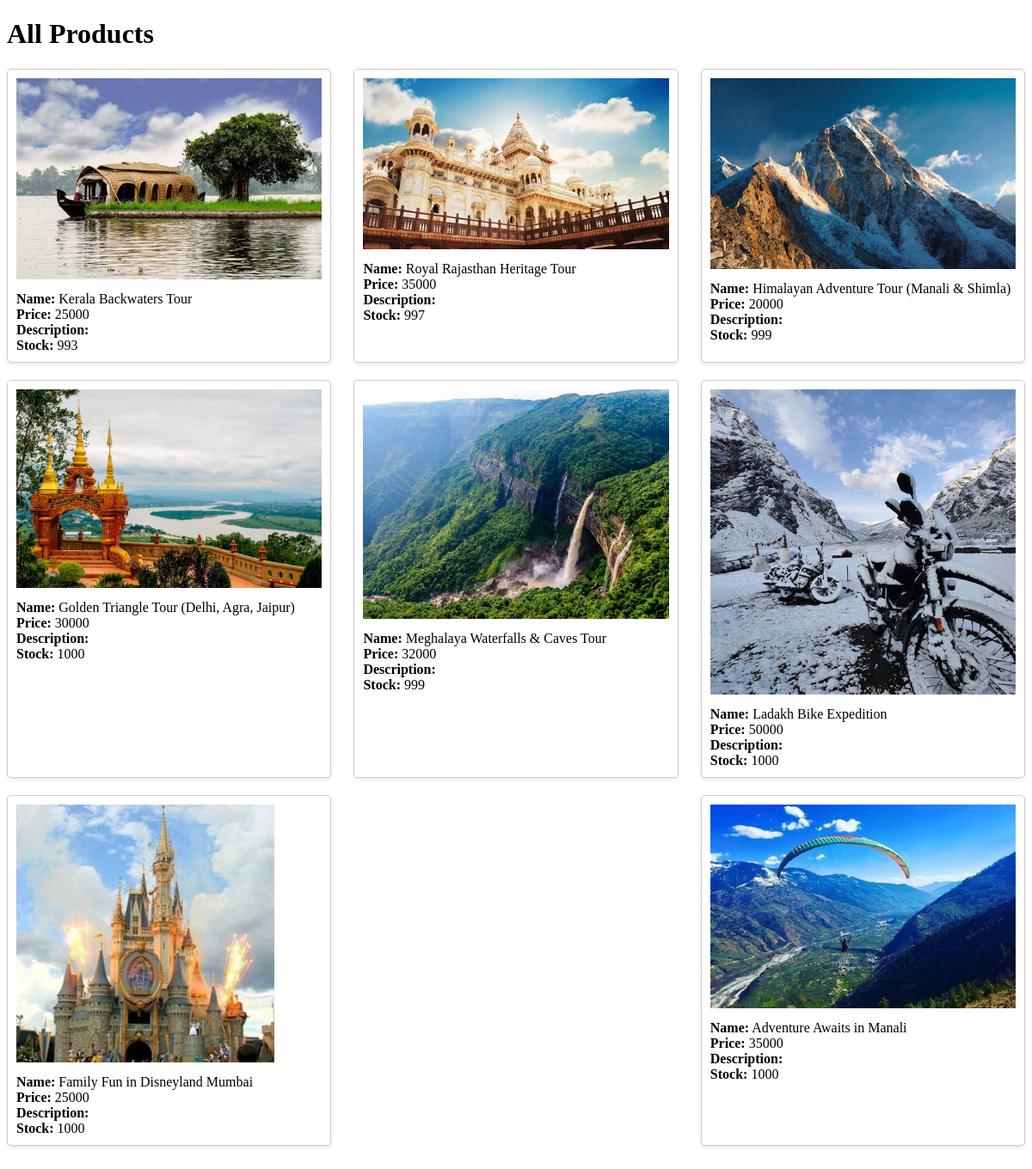
Page /view-products/ on the committed database.
### grocery/models.py (models this page shows, shortened)
class Product(models.Model):
    category = models.ForeignKey(Category, on_delete=models.CASCADE, related_name='products', null=True)
    image = models.FileField(null=True)
    name = models.CharField(max_length=100)
    price = models.IntegerField(null=True)
    desc = models.TextField(null=True)
    stock = models.IntegerField(default=0)

### grocery/views.py (the view)
# urls.py: path('view-products/', view_products, name='view_products'),
def view_products(request):
    products = Product.objects.all()
    return render(request, 'products.html', {'products': products})

### grocery/templates/products.html (shortened to what this page needs)
<!DOCTYPE html>
<html lang="en">
<head>
</head>
<body>
    <h1>All Products</h1>
    <ul class="product-container">
        {% for product in products %}
        <li class="product-item">
            <img src="{{ product.image.url }}" alt="{{ product.name }}">
            <div class="product-details">
                <strong>Name:</strong> {{ product.name }}<br>
                <strong>Price:</strong> {{ product.price }}<br>
                <strong>Description:</strong> {{ product.description }}<br>
                <strong>Stock:</strong> {{ product.stock }}<br>
            </div>
        </li>
        {% endfor %}
    </ul>
</body>
</html>

### grocery/templates/products.html (style rules this page uses)
.product-container { display: flex; flex-wrap: wrap; justify-content: space-between; list-style: none; padding: 0; margin: 0; }
.product-item { flex-basis: 30%; margin-bottom: 20px; padding: 10px; border: 1px solid #ccc; border-radius: 5px; box-shadow: 0 2px 4px rgba(0, 0, 0, 0.1); }
.product-item img { max-width: 100%; height: auto; }
.product-details { margin-top: 10px; }

### rows in the picture
Product: image (picture), name "Kerala Backwaters Tour", price "25000", stock "993"
Product: image (picture), name "Royal Rajasthan Heritage Tour", price "35000", stock "997"
Product: image (picture), name "Himalayan Adventure Tour (Manali & Shimla)", price "20000", stock "999"
Product: image (picture), name "Golden Triangle Tour (Delhi, Agra, Jaipur)", price "30000", stock "1000"
Product: image (picture), name "Meghalaya Waterfalls & Caves Tour", price "32000", stock "999"
Product: image (picture), name "Ladakh Bike Expedition", price "50000", stock "1000"
Product: image (picture), name "Family Fun in Disneyland Mumbai", price "25000", stock "1000"
Product: image (picture), name "Adventure Awaits in Manali", price "35000", stock "1000"
